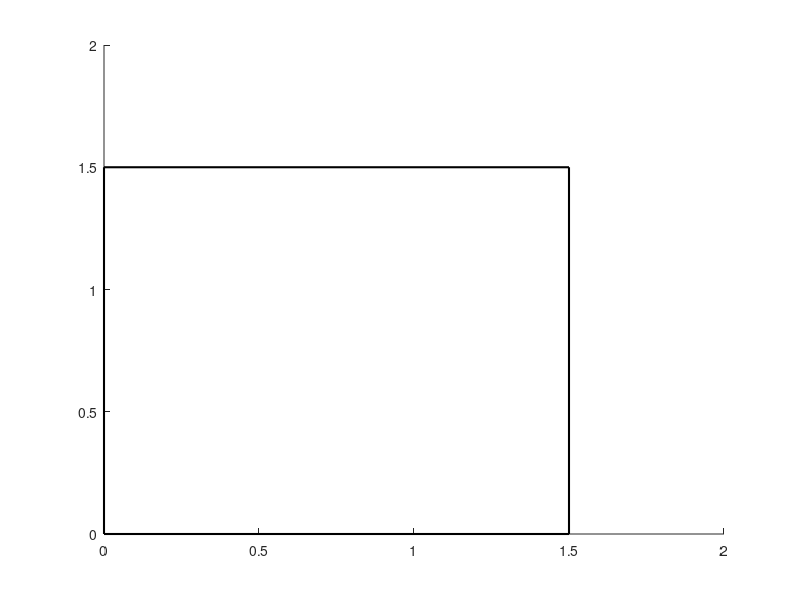

This chart was generated by the following MATLAB code: (Note: this script raises an error after producing the figure.)
clear all
close all
clc
tic

%% Initialization of Global Variables

% Number of Sensors
K = 20; 
M = (K^2-K)/2;

% Room Size
room_length = 1.5;
room_width = 1.5;

% Sensor Placement
x_d = 0.3; 
y_d = 0.3; 

% Dimension of Room
xm = 0:x_d:room_length; 
ym = 0:y_d:room_width; 

TxRx = [[xm(1,:)', repmat(ym(1),[1,length(xm)])'];...
    [repmat(xm(1,end), [1,length(ym)-1])', ym(1,2:end)']; ...
    [flip(xm(1,1:end-1))', repmat(ym(1,end),[1,length(xm)-1])'];...
    [repmat(xm(1,1), [1,length(ym)-2])', flip(ym(1,2:end-1))']];

figure(1);
labels = num2str((1:length(TxRx))'); 
rectangle('Position', [TxRx(1,1), TxRx(1,2),...
    room_length, room_width], 'LineWidth', 1.5);
hold on;
scatter(TxRx(:,1), TxRx(:,2), 200,'s','filled', 'r', ...
    'MarkerEdgeColor', 'k'); 
hold on;
text(TxRx(:,1),TxRx(:,2),labels,'VerticalAlignment','bottom',...
    'HorizontalAlignment','left', 'Color','b', 'FontSize',18)
title('Wi-Fi Nodes Location', 'FontSize', 18)
xlabel('X (meters)', 'FontSize', 18)
ylabel('Y (meters)', 'FontSize', 18)
axis([-0.5 2 -0.5 2])
grid on;
set(gcf,'color','w');

%% Determining the TxRx pairs
TxRxpairs = [];

for i = 1:length(TxRx)
    TxRx11 = TxRx; 
    TxRx11(:,3) = (1:length(TxRx))';
    TxRx11(i,:) = []; 
    TxRxpairs = [TxRxpairs [repmat(i,[1, length(TxRx)-1]); TxRx11(:,3)']];
end

%% Determining Grid Vector and Grid Center
gridXres = 0.5;
gridYres = 0.5;

[gridvec, gridcenter, centerpixel, x, y] = ReturnGridCenter(TxRx, gridXres,...
    gridYres, room_length, room_width);

%% Choosing the Method of Weighting Model

method = 1; % 1: Amar Method 2: Old Ellipse Model 1 3: RT Paper Ellipse Model

TxRxMatrix = tril(ones(K,K),-1);
[row,column,ek] = find(TxRxMatrix);

gridsweightVector = zeros(length(x)-1,length(y)-1,M);
grids_number = (length(x)-1) * (length(y)-1);


%% Method 1 - Amar's Weight Model
if method == 1
    

    SemiMin = gridXres/2;
    
    parfor i = 1:length(TxRxpairs)   
        TxRxDist = norm(TxRx(TxRxpairs(1,i),:) - TxRx(TxRxpairs(2,i),:));                % Distance b/w Tx and Rx
        Thresh = 2*sqrt(TxRxDist*TxRxDist/4 + SemiMin*SemiMin);

        RxRnDist = vecnorm((TxRx(TxRxpairs(2,i),:) - gridcenter(:,:)')');                 % Distance b/w Rx and Grid center
        TxRnDist = vecnorm((TxRx(TxRxpairs(1,i),:) - gridcenter(:,:)')');                 % Distance b/w Tx and Grid center   
        foc_sum = RxRnDist+TxRnDist;
        foc_sum(foc_sum > Thresh) = 0;
        foc_sum(foc_sum ~= 0) = 1;
        F(i,:) = foc_sum;        
    end

    
    save F

end

%% Method 2 - 2015 RT Paper Model
% Width of the Ellipse
b = 0.08;

if method == 2
    TxRx = TxRx';
    for j = 1:M

        gridsweight = zeros(length(x)-1,length(y)-1);

        x0 = TxRx(1,row(j));
        y0 = TxRx(2,row(j));
        x1 = TxRx(1,column(j));
        y1 = TxRx(2,column(j));

        if (x0==0 && x1==0 || x0==room_length && x1==room_length || ...
            y0==0 && y1==0 || y0==room_width && y1==room_width)
            boundary = 1;
        else
            boundary  = false;
        end

        distance = sqrt((x1-x0)^2+(y1-y0)^2);

        angle = atan2d((y1-y0),(x1-x0)) + 360;

        %output = [x1, y1, x0, y0, angle];


        for k = 1:grids_number

            if (mod(angle,90) == 0 && boundary == 1)

                gridsweight(k) = 0;

            else
    %             xx = gridvec(1,1,k);
    %             yy = gridvec(2,1,k);
    %             d = useEllipse(b,x0,y0,x1,y1,xx,yy);
    % %             d1 = [d1; d]
    % 
    %             xx = gridvec(1,2,k);
    %             yy = gridvec(2,2,k);
    %             e = useEllipse(b,x0,y0,x1,y1,xx,yy);
    % 
    %             xx = gridvec(1,3,k);
    %             yy = gridvec(2,3,k);
    %             f = useEllipse(b,x0,y0,x1,y1,xx,yy);
    % 
    %             xx = gridvec(1,4,k);
    %             yy = gridvec(2,4,k);
    %             g = useEllipse(b,x0,y0,x1,y1,xx,yy);
    %             
                x_center = centerpixel(1,k);
                y_center = centerpixel(2,k);

                d_ij1 = sqrt((x0-x_center)^2+(y0-y_center)^2);
                d_ij2 = sqrt((x1-x_center)^2+(y1-y_center)^2);

                if (d_ij1+d_ij2 < distance + b)

                    gridsweight(k) = 1/sqrt(distance);

    %                 if (d < 1 || e < 1 || f < 1 || g < 1)
    %                     gridsweight(k) = 1/sqrt(distance);
    %                 end
    %             elseif (abs(x0-x_center)<=x_res/2 && ...
    %                     abs(y0-y_center)<=y_res/2 || ...
    %                     abs(x1-x_center)<=x_res/2 && ...
    %                     abs(y1-y_center)<=y_res/2)
    %                 gridsweight(k) = 1/sqrt(distance);
                else
                    gridsweight(k) = 0;
                end


            end
        end
        gridsweightVector(:,:,j) = gridsweight;
    end

    
end


%% Method 3 - Old Ellipse Model


if method == 3
    TxRx = TxRx';
    for j = 1:M

        gridsweight = zeros(length(x)-1,length(y)-1);

        x0 = TxRx(1,row(j));
        y0 = TxRx(2,row(j));
        x1 = TxRx(1,column(j));
        y1 = TxRx(2,column(j));

        if ((x0==0 && x1==0) || (x0==room_length && x1==room_length) || ...
                (y0==0 && y1==0) || (y0==room_width && y1==room_width))

            boundary = 1;
        else
            boundary  = false;
        end

        dx = x1-x0;
        dy = y1-y0;

        distance = sqrt(dx^2+dy^2);

        angle = atan2d(dy,dx) + 360;

        output = [x1, y1, x0, y0, angle];

        for k = 1:grids_number

            if (mod(angle,90) == 0 && boundary == 1) 

                gridsweight(k) = 0;

            else
                xx = gridvec(1,1,k);
                yy = gridvec(2,1,k);
                d = yy-y1-(dy/dx)*(xx-x1);
                %output = [x1, y1, x0, y0, xx, yy, d]
                %d = useEllipse(b,x0,y0,x1,y1,xx,yy);

                xx = gridvec(1,2,k);
                yy = gridvec(2,2,k);
                e = yy-y1-(dy/dx)*(xx-x1);
                %e = useEllipse(b,x0,y0,x1,y1,xx,yy);

                xx = gridvec(1,3,k);
                yy = gridvec(2,3,k);
                f = yy-y1-(dy/dx)*(xx-x1);
                %f = useEllipse(b,x0,y0,x1,y1,xx,yy);

                xx = gridvec(1,4,k);
                yy = gridvec(2,4,k);
                g = yy-y1-(dy/dx)*(xx-x1);
                %g = useEllipse(b,x0,y0,x1,y1,xx,yy);

                if (d < 0 || e < 0 || f < 0 || g < 0) && ...
                        (d > 0 || e > 0 || f > 0 || g > 0)

                    gridsweight(k) = 1;

                elseif (dx == 0)

                    if ~(abs(d) == Inf && abs(e) == Inf && abs(f) == Inf && abs(g) == Inf)


                    gridsweight(k) = 1;
                    end

                end
            end
        end
        gridsweightVector(:,:,j) = gridsweight;
    end
end



toc





